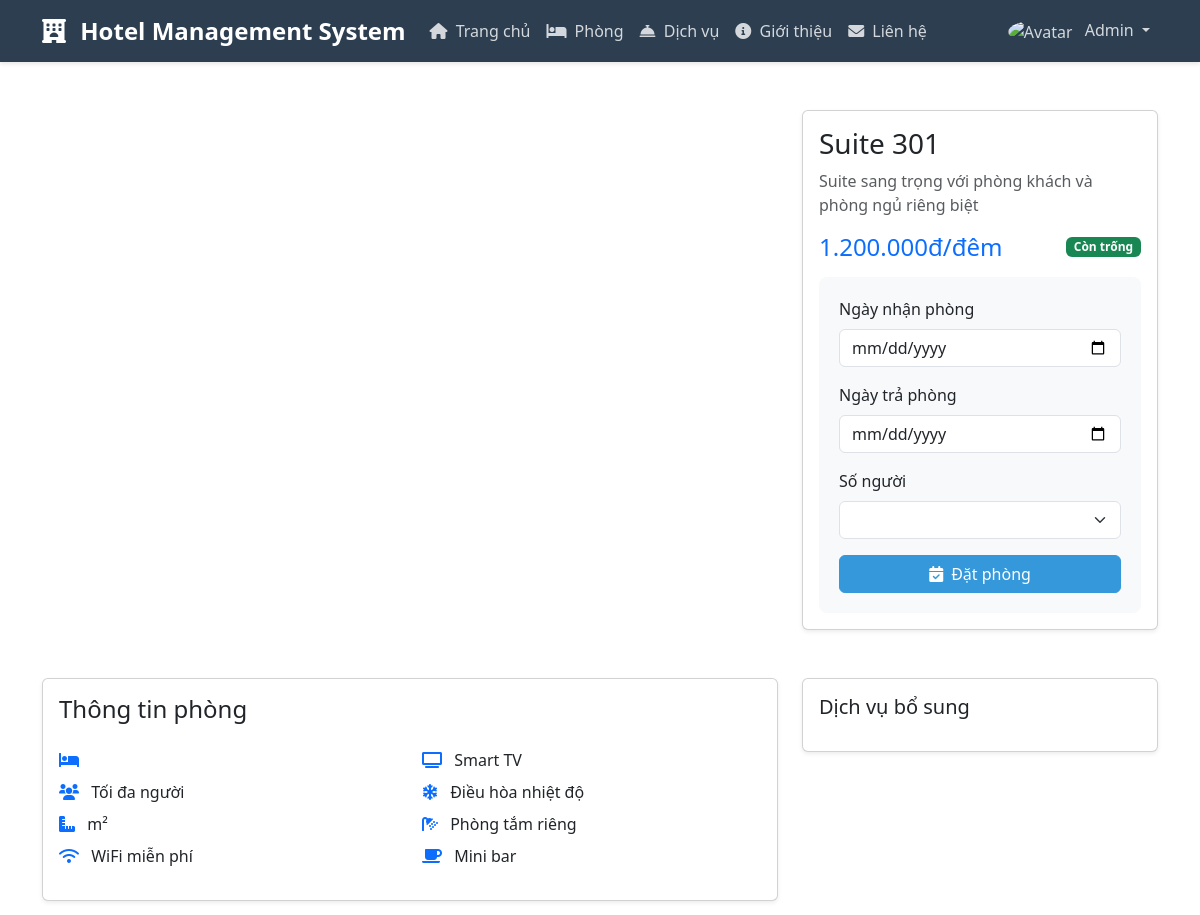
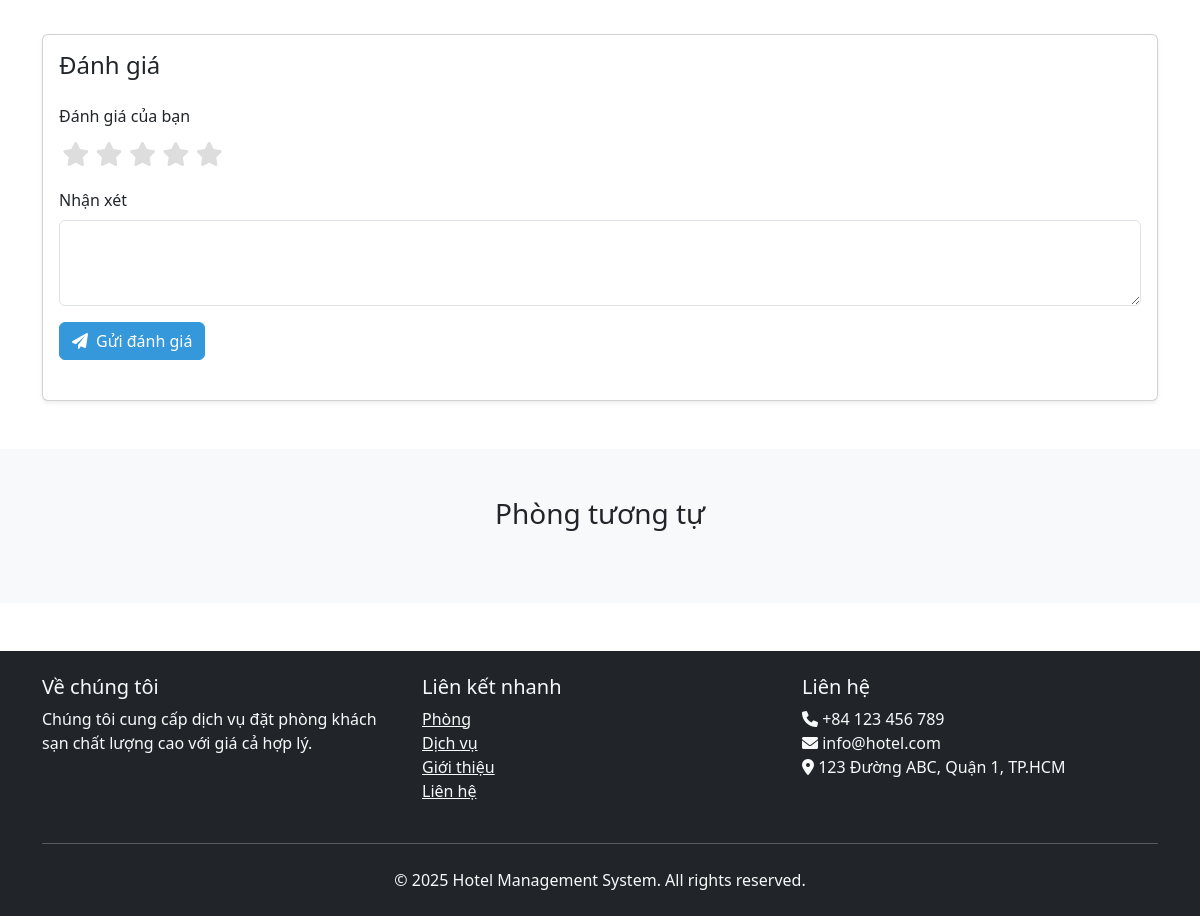
Screenshot of /?act=room-detail&id=3 (signed in) with the database file from the repository (2 pictures, top to bottom).
### tables this page shows
CREATE TABLE rooms (
    id INT PRIMARY KEY AUTO_INCREMENT,
    name VARCHAR(100) NOT NULL,
    type ENUM('standard', 'deluxe', 'suite', 'vip') NOT NULL,
    price DECIMAL(10,2) NOT NULL,
    status ENUM('available', 'booked', 'maintenance') NOT NULL DEFAULT 'available',
    description TEXT,
    created_at TIMESTAMP DEFAULT CURRENT_TIMESTAMP,
    updated_at TIMESTAMP DEFAULT CURRENT_TIMESTAMP ON UPDATE CURRENT_TIMESTAMP
);

### controllers/BaseController.php (called while the page is built, shortened)
<?php
class BaseController {
    protected function render($view, $data = []) {
        extract($data);
        require_once 'views/layouts/header.php';
        require_once 'views/' . $view . '.php';
        require_once 'views/layouts/footer.php';
    }
}

### controllers/RoomController.php (called while the page is built, shortened)
<?php
require_once 'BaseController.php';
class RoomController extends BaseController {
    private $roomModel;
    private $reviewModel;
    public function __construct() {
        $this->roomModel = new RoomModel();
        $this->reviewModel = new ReviewModel();
    }
    public function show($id) {
        $room = $this->roomModel->getById($id);
        $reviews = $this->reviewModel->getRoomReviews($id);
        $similarRooms = $this->roomModel->getSimilarRooms($id, $room['type'], 3);
        $this->render('rooms/show', [
            'room' => $room,
            'reviews' => $reviews,
            'similarRooms' => $similarRooms
        ]);
    }
}

### models/BaseModel.php (called while the page is built, shortened)
<?php
class BaseModel {
    protected $conn;
    protected $table;
    public function __construct() {
        $database = new Database();
        $this->conn = $database->getConnection();
    }
    public function getById($id) {
        $query = "SELECT * FROM " . $this->table . " WHERE id = :id";
        $stmt = $this->conn->prepare($query);
        $stmt->bindParam(":id", $id);
        $stmt->execute();
        return $stmt->fetch(PDO::FETCH_ASSOC);
    }
}

### config/database.php (called while the page is built, shortened)
<?php
class Database {
    private $host = "localhost";
    private $db_name = "hotel_management";
    private $username = "root";
    private $password = "";
    public function getConnection() {
        $this->conn = null;
        try {
            $this->conn = new PDO(
                "mysql:host=" . $this->host . ";dbname=" . $this->db_name,
                $this->username,
                $this->password
            );
            $this->conn->exec("set names utf8");
        } catch(PDOException $exception) {
            echo "Lỗi kết nối: " . $exception->getMessage();
        }
        return $this->conn;
    }
}

### views/rooms/show.php (the view, shortened to what this page needs)
<?php require_once 'views/layouts/header.php'; ?>
<section class="room-detail py-5">
    <div class="container">
        <div class="row mb-5">
            <div class="col-lg-8">
                <div id="roomCarousel" class="carousel slide" data-bs-ride="carousel">
                    <button class="carousel-control-prev" type="button" data-bs-target="#roomCarousel" data-bs-slide="prev">
                        <span class="carousel-control-prev-icon"></span>
                    </button>
                    <button class="carousel-control-next" type="button" data-bs-target="#roomCarousel" data-bs-slide="next">
                        <span class="carousel-control-next-icon"></span>
                    </button>
                </div>
            </div>
            <div class="col-lg-4">
                <div class="card shadow-sm">
                    <div class="card-body">
                        <h3 class="card-title"><?php echo $room['name']; ?></h3>
                        <p class="text-muted mb-3"><?php echo $room['description']; ?></p>
                        <div class="d-flex justify-content-between align-items-center mb-3">
                            <span class="h4 mb-0 text-primary">
                                <?php echo number_format($room['price'], 0, ',', '.'); ?>đ/đêm
                            </span>
                            <span class="badge <?php echo $room['status'] === 'available' ? 'bg-success' : 'bg-danger'; ?>">
                                <?php echo $room['status'] === 'available' ? 'Còn trống' : 'Đã đặt'; ?>
                            </span>
                        </div>
                        <form action="<?php echo BASE_URL; ?>?act=booking" method="POST" class="booking-form">
                            <div class="mb-3">
                                <label class="form-label">Ngày nhận phòng</label>
                                <input type="date" class="form-control" name="check_in" required>
                            </div>
                            <div class="mb-3">
                                <label class="form-label">Ngày trả phòng</label>
                                <input type="date" class="form-control" name="check_out" required>
                            </div>
                            <div class="mb-3">
                                <label class="form-label">Số người</label>
                                <select class="form-select" name="guests" required>
                                </select>
                            </div>
                            <button type="submit" class="btn btn-primary w-100"
                                    <?php echo $room['status'] !== 'available' ? 'disabled' : ''; ?>>
                                <i class="fas fa-calendar-check me-2"></i>Đặt phòng
                            </button>
                        </form>
                    </div>
                </div>
            </div>
        </div>
        <div class="row mb-5">
            <div class="col-lg-8">
                <div class="card shadow-sm">
                    <div class="card-body">
                        <h4 class="card-title mb-4">Thông tin phòng</h4>
                        <div class="row">
                            <div class="col-md-6">
                                <ul class="list-unstyled">
                                    <li class="mb-2">
                                        <i class="fas fa-bed me-2 text-primary"></i>
                                    </li>
                                    <li class="mb-2">
                                        <i class="fas fa-users me-2 text-primary"></i>
                                        Tối đa <?php echo $room['max_guests']; ?> người
                                    </li>
                                    <li class="mb-2">
                                        <i class="fas fa-ruler-combined me-2 text-primary"></i>
                                        <?php echo $room['size']; ?>m²
                                    </li>
                                    <li class="mb-2">
                                        <i class="fas fa-wifi me-2 text-primary"></i>
                                        WiFi miễn phí
                                    </li>
                                </ul>
                            </div>
                            <div class="col-md-6">
                                <ul class="list-unstyled">
                                    <li class="mb-2">
                                        <i class="fas fa-tv me-2 text-primary"></i>
                                        Smart TV
                                    </li>
                                    <li class="mb-2">
                                        <i class="fas fa-snowflake me-2 text-primary"></i>
                                        Điều hòa nhiệt độ
                                    </li>
                                    <li class="mb-2">
                                        <i class="fas fa-shower me-2 text-primary"></i>
                                        Phòng tắm riêng
                                    </li>
                                    <li class="mb-2">
                                        <i class="fas fa-coffee me-2 text-primary"></i>
                                        Mini bar
                                    </li>
                                </ul>
                            </div>
                        </div>
                    </div>
                </div>
            </div>
            <div class="col-lg-4">
                <div class="card shadow-sm mb-4">
                    <div class="card-body">
                        <h5 class="card-title mb-3">Dịch vụ bổ sung</h5>
                    </div>
                </div>
            </div>
        </div>
        <div class="row">
            <div class="col-12">
                <div class="card shadow-sm">
                    <div class="card-body">
                        <h4 class="card-title mb-4">Đánh giá</h4>
                        <?php if (isset($_SESSION['user_id'])): ?>
                        <form action="<?php echo BASE_URL; ?>?act=room-review&id=<?php echo $room['id']; ?>"
                              method="POST" class="mb-4">
                            <div class="mb-3">
                                <label class="form-label">Đánh giá của bạn</label>
                                <div class="rating">
                                    <?php for ($i = 5; $i >= 1; $i--): ?>
                                    <label for="star<?php echo $i; ?>">
                                        <i class="fas fa-star"></i>
                                    </label>
                                    <?php endfor; ?>
                                </div>
                            </div>
                            <div class="mb-3">
                                <label class="form-label">Nhận xét</label>
                                <textarea class="form-control" name="comment" rows="3" required></textarea>
                            </div>
                            <button type="submit" class="btn btn-primary">
                                <i class="fas fa-paper-plane me-2"></i>Gửi đánh giá
                            </button>
                        </form>
                        <?php endif; ?>
                    </div>
                </div>
            </div>
        </div>
    </div>
</section>
<section class="related-rooms bg-light py-5">
    <div class="container">
        <h3 class="text-center mb-5">Phòng tương tự</h3>
    </div>
</section>
<?php require_once 'views/layouts/footer.php'; ?>

### views/layouts/header.php (style rules this page uses)
:root { --primary-color: #2c3e50; --secondary-color: #3498db; --accent-color: #e74c3c; }
body { font-family: 'Segoe UI', Tahoma, Geneva, Verdana, sans-serif; }
.btn-primary { background-color: var(--secondary-color); border-color: var(--secondary-color); }

### views/rooms/show.php (style rules this page uses)
.booking-form { background: #f8f9fa; padding: 20px; border-radius: 8px; }
.rating { display: flex; flex-direction: row-reverse; justify-content: flex-end; }
.rating label { cursor: pointer; font-size: 1.5rem; color: #ddd; padding: 0 0.2rem; }
.card { transition: transform 0.3s ease; }

### rows the page displays
rooms: name "Suite 301", description "Suite sang trọng với phòng khách và phòng ngủ riêng biệt", price "1.200.000"

### other values shown
SITE_NAME "Hotel Management System"
$_SESSION['user_name'] "Admin"
